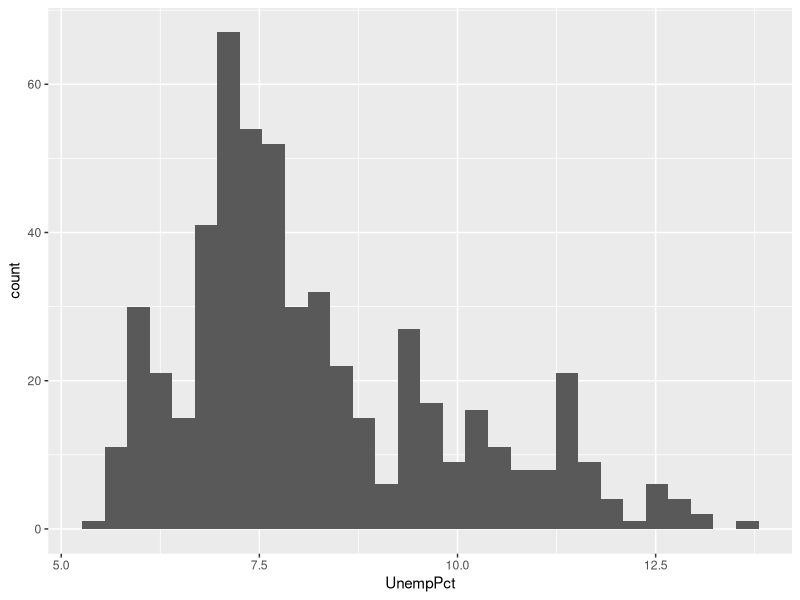
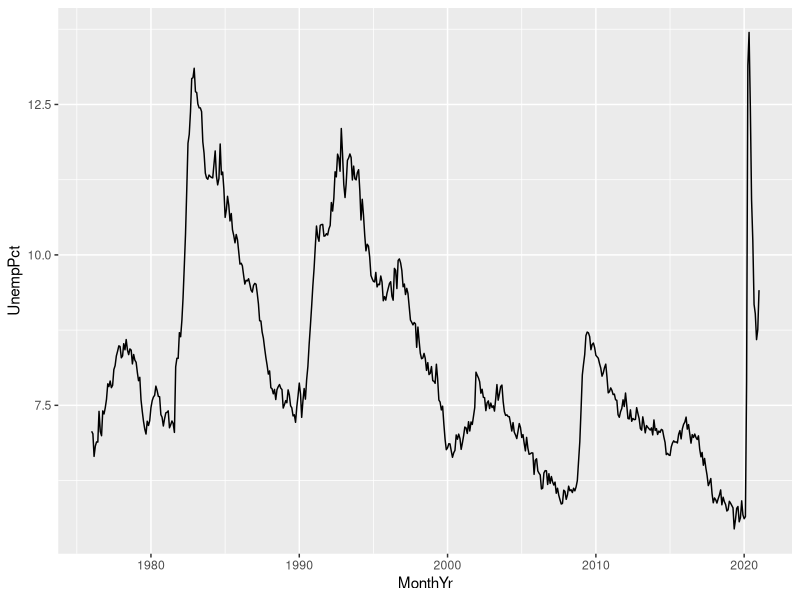
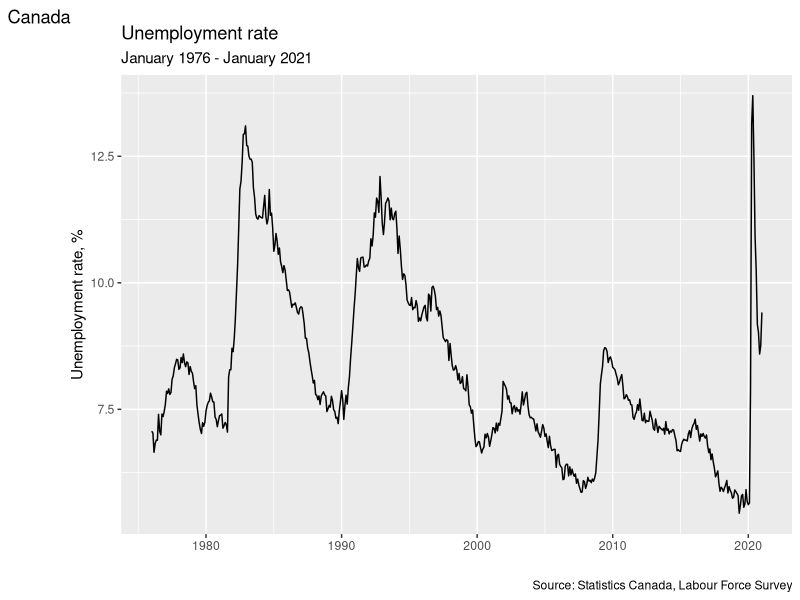
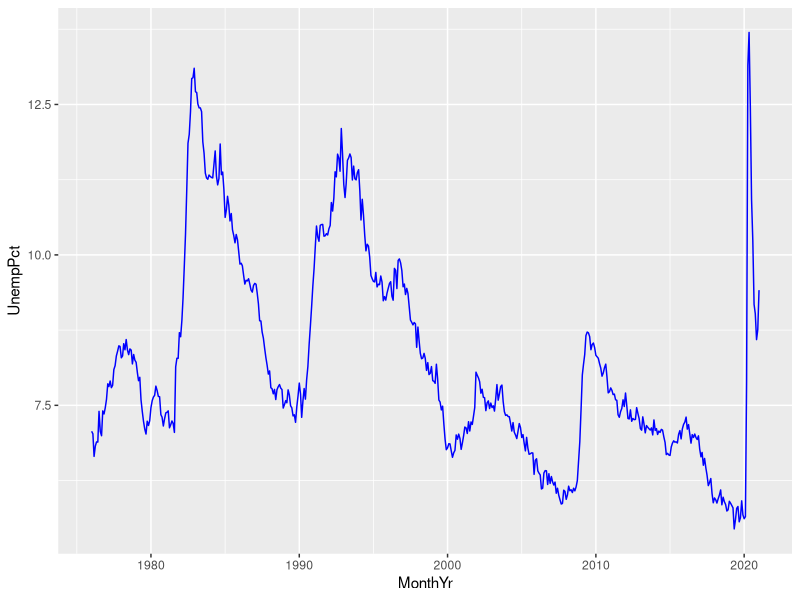
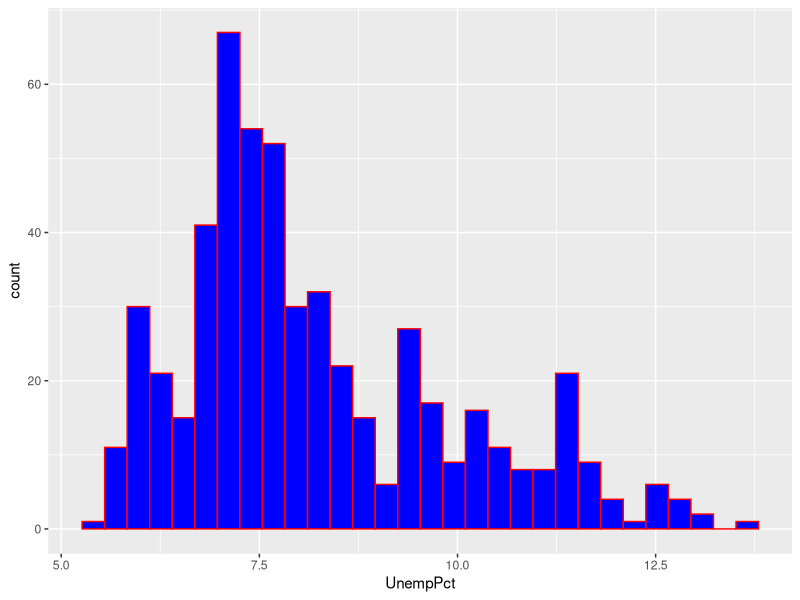
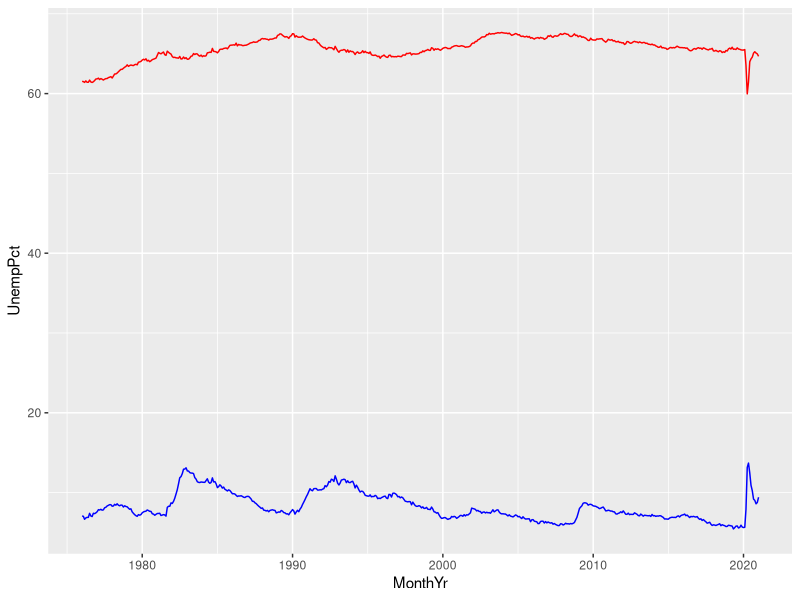
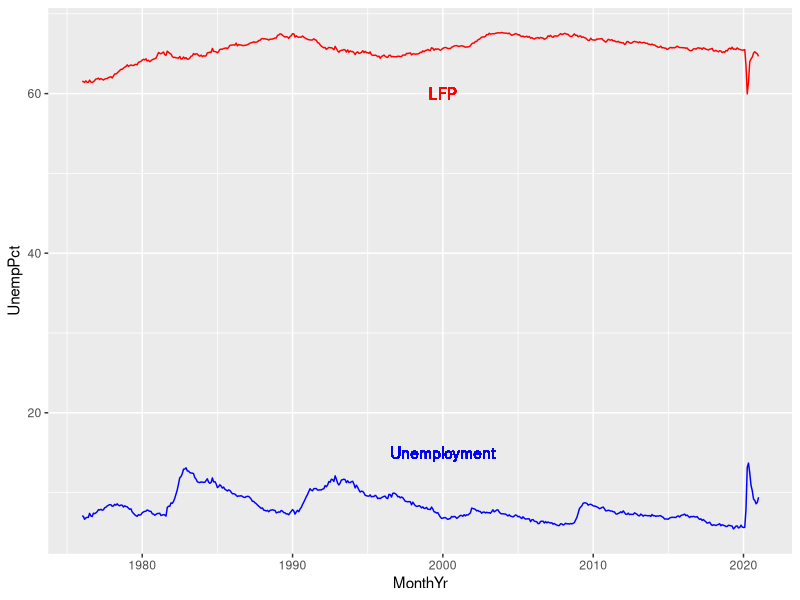
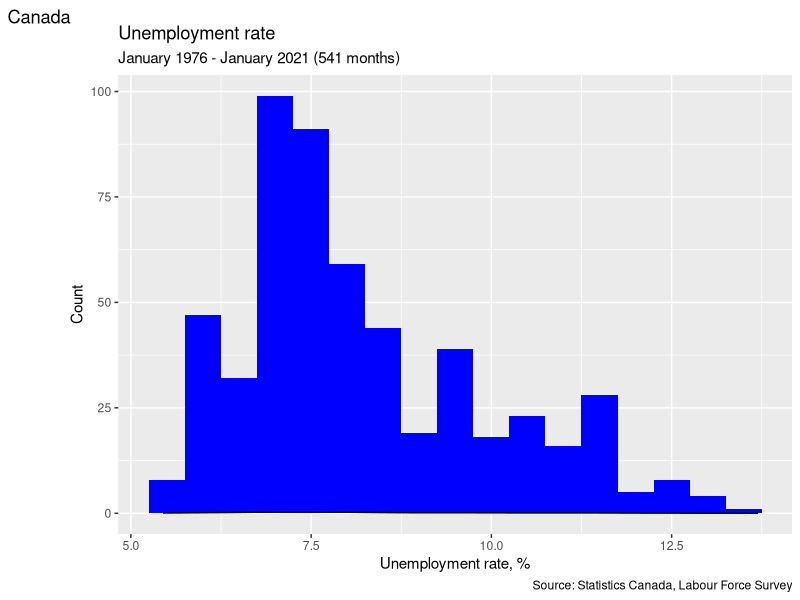

The R script that drew these images, in order:
## ---- chunk 1
knitr::opts_chunk$set(echo = TRUE)
library("tidyverse")
## ---- chunk 2
# Load the tidyverse
library("tidyverse")
## ---- chunk 3
# The code below assumes that the file "EmploymentData.csv" is in 
# the working directory.  Change the argument below as needed to 
# make the function work in your environment 
EmpData <- read_csv("EmploymentData.csv")
## ---- chunk 4
print(EmpData)
## ---- chunk 5
names(EmpData)
## ---- chunk 6
nrow(EmpData)
ncol(EmpData)
## ---- chunk 7
length(EmpData$UnempRate)
## ---- chunk 8
# This is equivalent to names(EmpData)
EmpData %>% names()
# This is equivalent to sqrt(2)
2 %>% sqrt()
# This is equivalent to cat(sqrt(2)," is the square root of 2")
2 %>% sqrt() %>% cat(" is the square root of 2")
## ---- chunk 9
# Change MonthYr to date format
EmpData %>% 
  mutate(MonthYr = as.Date(MonthYr,"%m/%d/%Y"))
## ---- chunk 10
# Add UnempPct and LFPPct
EmpData %>% 
  mutate(UnempPct = 100*UnempRate) %>% 
  mutate(LFPPct = 100*LFPRate)
## ---- chunk 11
print(EmpData)
## ---- chunk 12
# Make permanent changes to EmpData
EmpData <- EmpData %>%
  mutate(MonthYr = as.Date(MonthYr,"%m/%d/%Y")) %>% 
  mutate(UnempPct = 100*UnempRate) %>% 
  mutate(LFPPct = 100*LFPRate)
## ---- chunk 13
print(EmpData)
## ---- chunk 14
# This will give all of the observations with unemployment rates over 12.5%
EmpData %>% 
  filter(UnempPct > 12.5)
## ---- chunk 15
# This will take out all variables except a few
EmpData %>% 
  filter(UnempPct > 12.5) %>%
  select(MonthYr,UnempRate,LFPPct,PrimeMinister)
## ---- chunk 16
# This will sort the rows by unemployment rate
EmpData %>% 
  filter(UnempPct > 12.5) %>%
  select(MonthYr,UnempPct,LFPPct,PrimeMinister) %>%
  arrange(UnempPct)
## ---- chunk 17
# This is what the same code looks like without the pipe
arrange(select(filter(EmpData,UnempPct>12.5),MonthYr,UnempPct,LFPPct,PrimeMinister),UnempPct)
## ---- chunk 18
summary(EmpData)
## ---- chunk 19
# Mean of a single variable
mean(EmpData$UnempPct)
## ---- chunk 20
# VAR calculates the sample variance
var(EmpData$UnempPct)
# SD calculates the standard deviation
sd(EmpData$UnempPct)
# MEDIAN calculates the sample median
median(EmpData$UnempPct)
## ---- chunk 21
EmpData %>%
  select(MonthYr,Population,AnnPopGrowth)
## ---- chunk 22
mean(EmpData$AnnPopGrowth)
## ---- chunk 23
mean(EmpData$AnnPopGrowth,na.rm=TRUE)
## ---- chunk 24
# Mean of each column
EmpData %>%
  select(where(is.numeric)) %>%
  lapply(mean,na.rm=TRUE) 
## ---- chunk 25
# Standard deviation of each column
EmpData %>%
  select(where(is.numeric)) %>%
  lapply(sd,na.rm=TRUE) 
## ---- chunk 26
# COUNT creates a frequency table for discrete variables
EmpData %>% 
  count(PrimeMinister)
# COUNT and CUT_INTERVAL create a binned frequency table
EmpData %>% 
  count(cut_interval(UnempPct,6))
## ---- chunk 27
  # The N(0,1) PDF, evaluated at 1.96
  dnorm(1.96)
  # The N(1,4) PDF, evaluated at 1.96
  dnorm(1.96,mean=1,sd=4)
## ---- chunk 28
  # The N(0,1) CDF, evaluated at 1.96
  pnorm(1.97)
## ---- chunk 29
  # The 97.5 percentile of the N(0,1) CDF
  qnorm(0.975)
## ---- chunk 30
  # Four random numbers from the N(0,1) distribution
  rnorm(4)
## ---- chunk 31
ggplot(data=EmpData,mapping=aes(x=UnempPct)) + 
  geom_histogram()
## ---- chunk 32
ggplot(data=EmpData,mapping=aes(x=MonthYr,y=UnempPct)) + 
  geom_line() 
## ---- chunk 33
ggplot(data=EmpData,aes(x=MonthYr,y=UnempPct)) + 
  geom_line() + 
  labs(title="Unemployment rate",
      subtitle="January 1976 - January 2021",
      caption="Source: Statistics Canada, Labour Force Survey",
      tag="Canada") +
  xlab("") +
  ylab("Unemployment rate, %")
## ---- chunk 34
ggplot(data=EmpData,aes(x=MonthYr,y=UnempPct)) + 
  geom_line(col="blue") 
## ---- chunk 35
ggplot(data=EmpData,aes(x=UnempPct)) + 
  geom_histogram(col="red",fill="blue") 
## ---- chunk 36
ggplot(data=EmpData,aes(x=MonthYr,y=UnempPct)) + 
  geom_line(col="blue") +
  geom_line(aes(y=LFPPct),col="red")
## ---- chunk 37
ggplot(data=EmpData,aes(x=MonthYr)) + 
  geom_line(aes(y=UnempPct),col="blue") +
  geom_text(x=as.Date("1/1/2000","%m/%d/%Y"),y=15,label="Unemployment",col="blue") +
  geom_line(aes(y=LFPPct),col="red") +
  geom_text(x=as.Date("1/1/2000","%m/%d/%Y"),y=60,label="LFP",col="red")
## ---- chunk 38
ggplot(data=EmpData,aes(x=UnempPct)) + 
  geom_histogram(binwidth=0.5,fill="blue") +
  geom_density() +
  labs(title="Unemployment rate",
      subtitle=paste("January 1976 - January 2021 (",
                     nrow(EmpData),
                     " months)",
                     sep="",
                     collapse=""),
      caption="Source: Statistics Canada, Labour Force Survey",
      tag="Canada") +
  xlab("Unemployment rate, %") +
  ylab("Count")
## ---- chunk 39
ggplot(data=EmpData,aes(x=MonthYr)) + 
  geom_line(aes(y=UnempPct),col="blue") +
  geom_text(x=as.Date("1/1/2000","%m/%d/%Y"),y=15,label="Unemployment",col="blue") +
  geom_line(aes(y=LFPPct),col="red") +
  geom_text(x=as.Date("1/1/2000","%m/%d/%Y"),y=60,label="LFP",col="red") +
  labs(title="Unemployment and LFP rates",
      subtitle=paste("January 1976 - January 2021 (",
                     nrow(EmpData),
                     " months)",
                     sep="",
                     collapse=""),
      caption="Source: Statistics Canada, Labour Force Survey",
      tag="Canada") +
  xlab("") +
  ylab("Percent")
